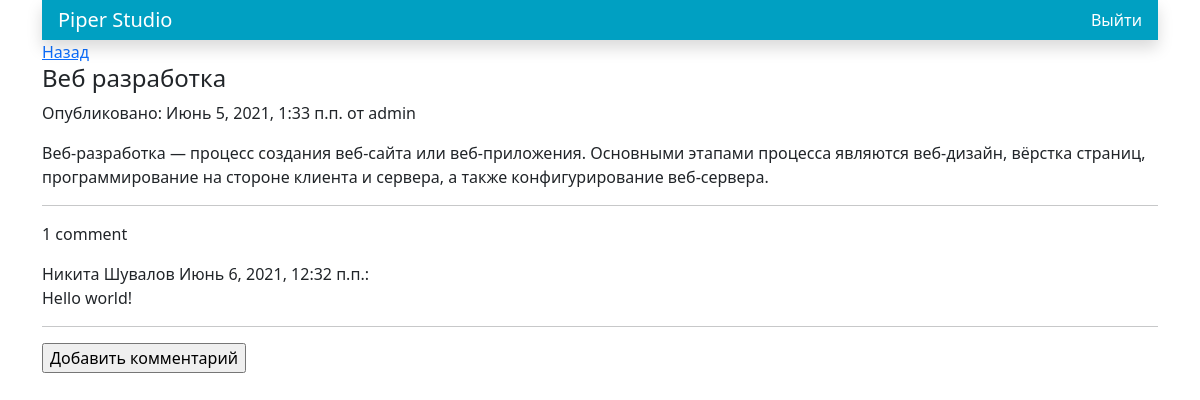
The page /blog/2021/6/5/veb-razrabotka/ on the database its author committed.
### blog/models.py (models this page shows, shortened)
class Post(models.Model):
    objects = models.Manager()  # Менеджер по умолчанию
    published = PublishedManager()  # Мой менеджер
    STATUS_CHOICES = (
        ("draft", "Draft"),
        ("published", "Published"),
    )
    title = models.CharField(max_length=255, verbose_name="Название поста")
    slug = models.SlugField(max_length=255, unique_for_date="publish")
    author = models.ForeignKey(User, on_delete=models.CASCADE, related_name="blog_posts")
    body = models.TextField(verbose_name="Текст поста")
    publish = models.DateTimeField(default=timezone.now)
    created = models.DateTimeField(auto_now_add=True)
    updated = models.DateTimeField(auto_now=True)
    status = models.CharField(max_length=10, choices=STATUS_CHOICES, default="draft")
    class Meta:
        ordering = ("-publish",)

class Comment(models.Model):
    post = models.ForeignKey(Post, on_delete=models.CASCADE, related_name="comments")
    name = models.CharField(max_length=255)
    email = models.EmailField()
    body = models.TextField()
    created = models.DateTimeField(auto_now_add=True)
    updated = models.DateTimeField(auto_now=True)
    active = models.BooleanField(default=True)
    class Meta:
        ordering = ("created",)

### blog/views.py (the view, shortened to what this page needs)
# urls.py: path("<int:year>/<int:month>/<int:day>/<slug:post>/", views.post_detail, name="post_detail"),
def post_detail(request, year, month, day, post):
    post = Post.objects.get(publish__year=year, publish__month=month, publish__day=day, slug=post)
    comments = post.comments.filter(active=True)
    new_comment = None
    return render(request, 'blog/post/detail.html', {'post': post, "comments": comments,
                                                     "new_comment": new_comment})

### blog/templates/blog/post/detail.html (shortened to what this page needs)
{% extends "blog/base.html" %}
{% block content %}
    <a href="/blog">Назад</a>
    <h4>{{ post.title }}</h4>
    <p>Опубликовано: {{ post.publish }} от {{ post.author }}</p>
    <p>{{ post.body|linebreaks }}</p>
    <hr>
     {% with comments.count as total_comments %}
        <p>{{ total_comments }} comment{{ total_comments|pluralize }}</p>
    {% endwith %}
    {% for comment in comments %}
        <div class="comment">
            <span class="info">
                {{ comment.name }}
                {{ comment.created }}:
                {{ comment.body|linebreaks }}
            </span>
        </div>
        <hr>
    {% empty %}
        <p>Пока нет комментариев.</p>
    {% endfor %}
    {% if new_comment %}
        <h2>Ваш комментарий был добавлен.</h2>
    {% else %}
        <form action="." method="post">
            <p><input type="submit" value="Добавить комментарий"></p>
        </form>
    {% endif %}
{% endblock %}

### rows shown on the page
Post: title "Веб разработка", publish "Июнь 5, 2021, 1:33 п.п.", author "admin", body "Веб-разработка — процесс создания веб-сайта или веб-приложения. Основными этапами процесса являются веб-дизайн, вёрстка страниц, программирование на стороне клиента и сервера, а также конфигурирование веб-сервера."
Comment: name "Никита Шувалов", created "Июнь 6, 2021, 12:32 п.п.", body "Hello world!"

### other values the page prints
{{ total_comments }} "1"
